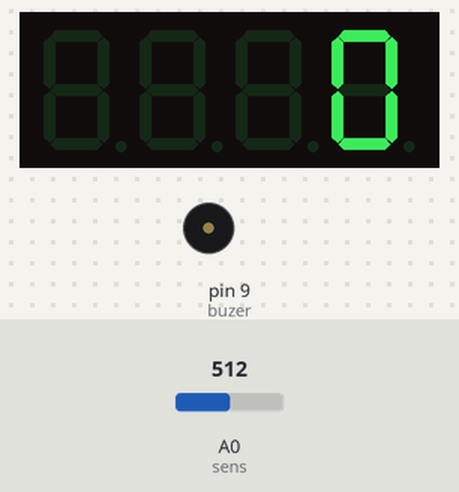
A sketch run on a simulated Arduino Uno, built with avr-gcc and run on an emulated ATmega328P. Parts: 4-digit seven-segment display, buzzer (waves = sounding). The test bench sets the inputs (shaded band); at power-on: A0 (sens) = 512.

Above: at 1.2 s.
1.3 s: A0 (sens) set to 259
2.8 s: A0 (sens) set to 232
At 2.85 s:
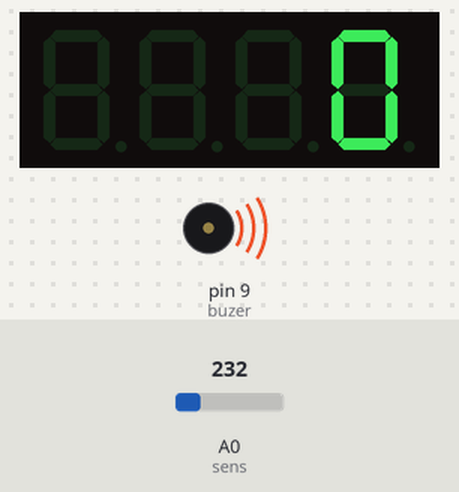
At 3.36 s:
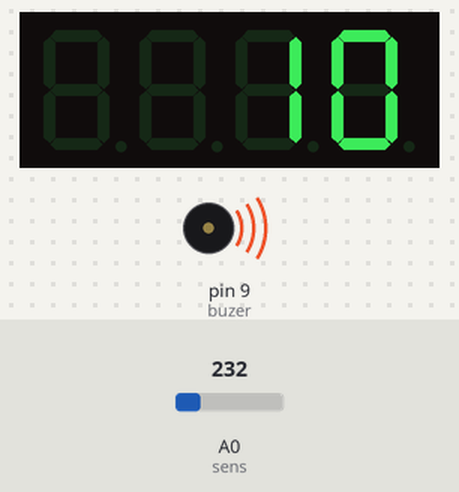
Timing chart, 0 to 5.8 s (numbered marks = the images above; inputs shaded):
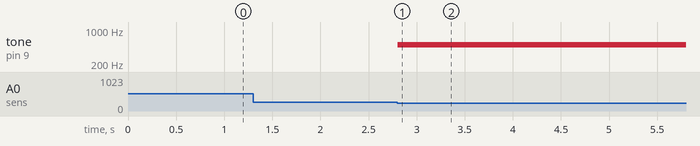

The sketch:

sistema_pontos.ino
```cpp
/*
codigo pertencente a golfins studios
autor: jabutirsom64
objetivo: contar pontos de uma cesta de basquetebol
bibliotecas: arduino.cc e adafruit industries
linguagem: arduino c/c++
*/
//biblotecas
#include <Adafruit_LEDBackpack.h>
#include <Wire.h>
//configuração do display
Adafruit_7segment cestaDP = Adafruit_7segment();
//variaveis de pontos
int pontos =0;
//pino do sensor
#define sens A0
//pino do buzer
#define buzer 9
void setup()
{
//incia o display
cestaDP.begin();
//define o pino do buzer como saida
pinMode(buzer,OUTPUT);
}
void loop()
{
noTone(buzer);
/*
se a leitura do sensor for
abaixo de 250,somar mais 2 na variavel pontos e aciona o buzer
*/
if(analogRead(sens) <= 250)
{
pontos += 2;
tone(buzer,500);
delay(100);
}
//imprime os pontos no display
cestaDP.println(pontos);
cestaDP.writeDisplay();
}
```

Measured:
- the behaviour switches between 251 and 250 on A0 (sens) (found by bisection; images 0 and 1)
- after the input at 1.3 s, every drawn part: stays the same
- after the input at 2.8 s, tone on pin 9 (buzer): silent → 500 Hz at once
